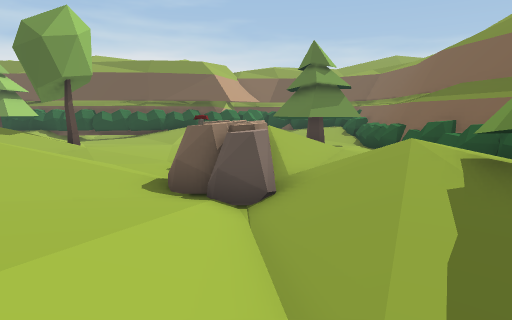
[1] (above)

24 first-person views from a walk through a 3-D level made in the Unity game engine. The camera is 1.4 m above the floor, tilts 8° down and sees 75° across. The floor is counted in squares, 1 m on a side. Each view is taken from the middle of a square. On the plan, view 1 faces up. The plan holds only what a view shows up to about 15 squares ahead; the rest is blank. The place goes on beyond the plan.

[2]
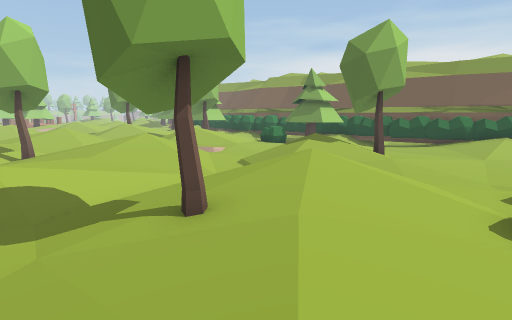

[3]
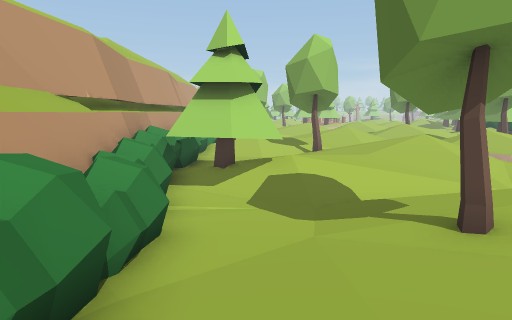

[4]
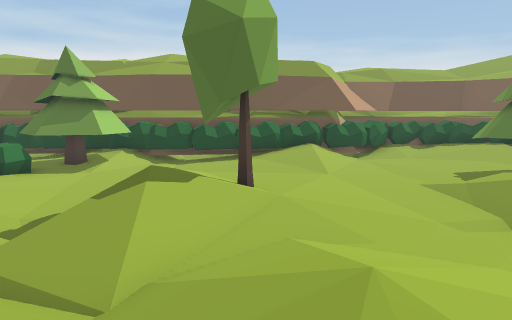

[5]
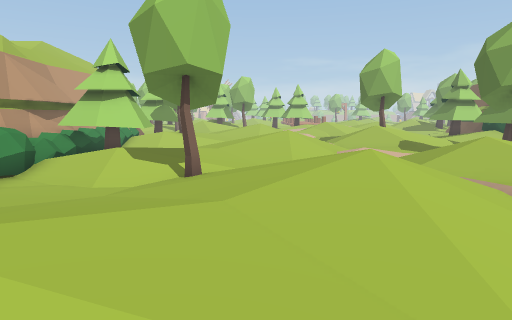

[6]
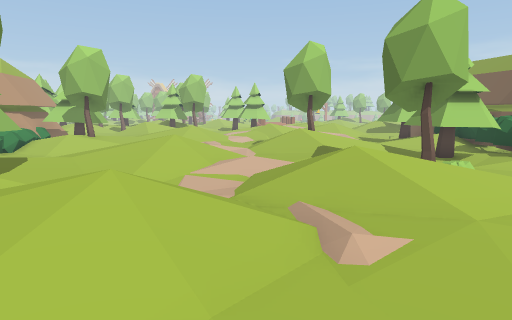

[7]
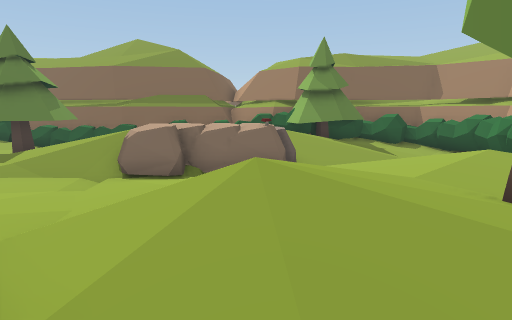

[8]
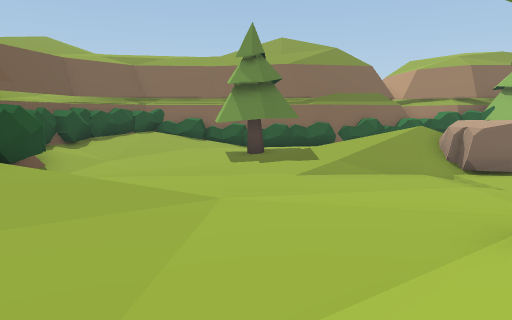

[9]
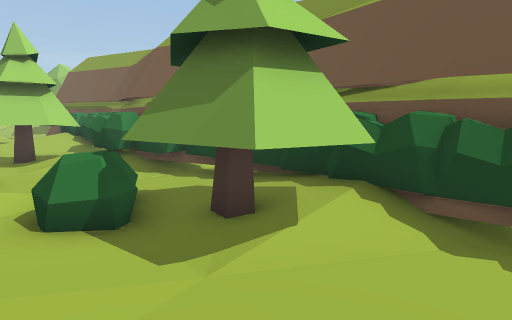

[10]
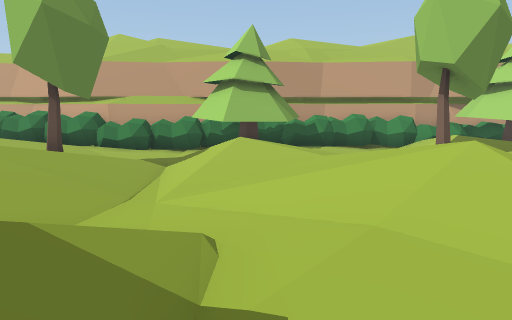

[11]
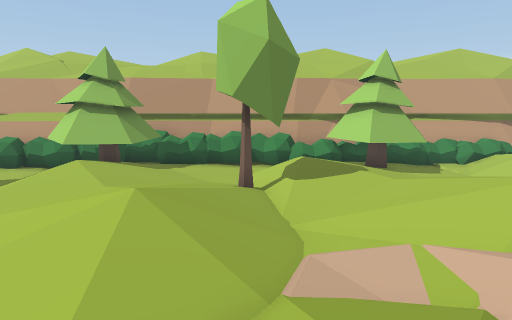

[12]
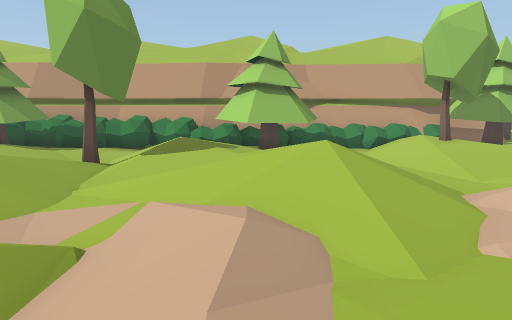

[13]
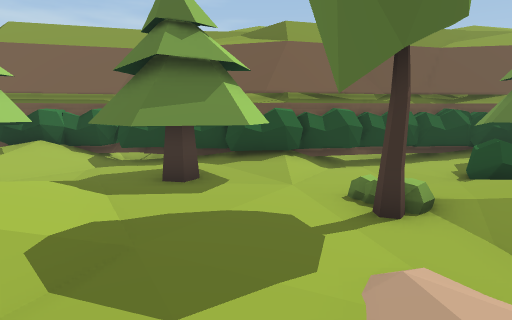

[14]
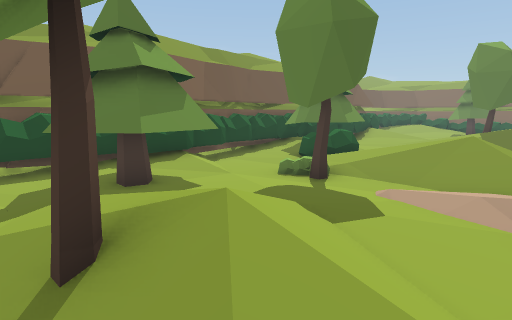

[15]
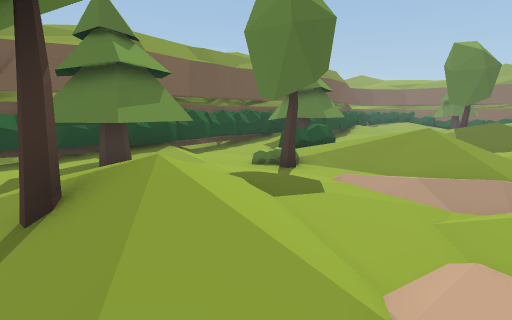

[16]
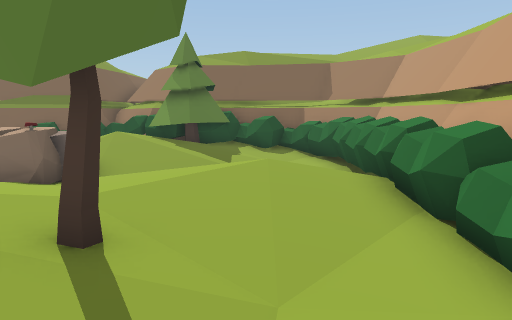

[17]
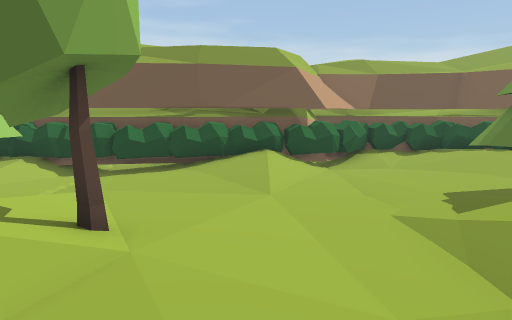

[18]
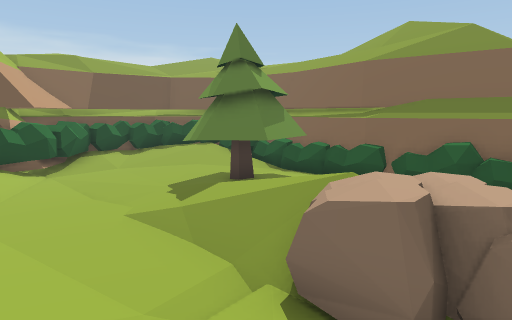

[19]
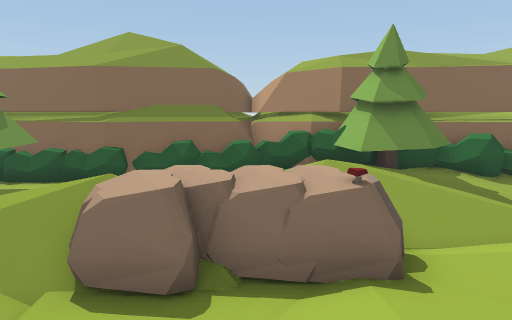

[20]
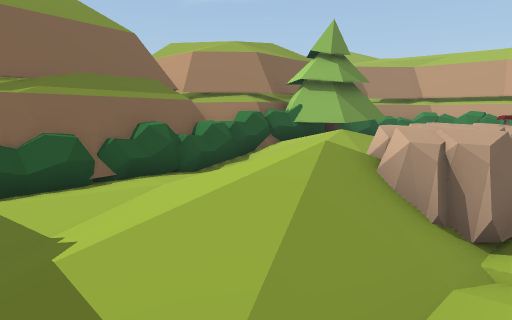

[21]
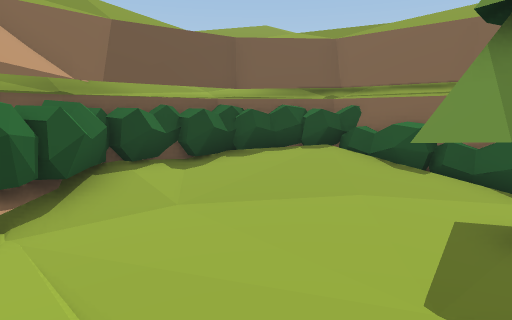

[22]
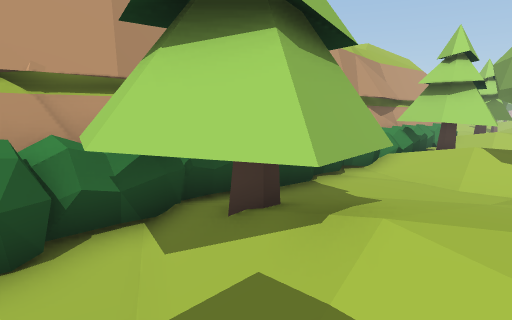

[23]
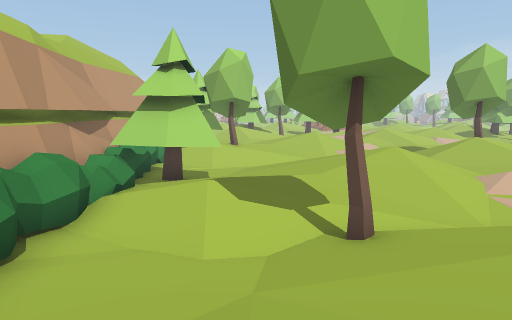

[24]
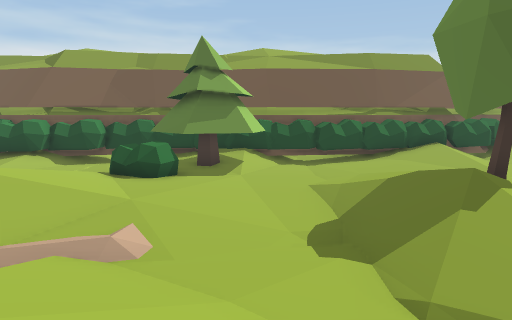

### Floor plan
Key: @ floor where view 1 was taken; # wall or solid block; . main floor; : floor 0.25 m higher than the main floor; + floor 0.5 m higher than the main floor; * floor 0.75 m higher than the main floor; % floor 1 m higher than the main floor; / step, stairs or slope; = window, fence, low wall or low ledge; ^ raised ledge; T tree; B bush; R rock; O other object.
Columns run from 25 left of view 1 to 7 right of it. Each row starts with its distance up from view 1.
 23                             ^^^
 22                         ##B^^^^
 21                        ###B##^#^
 20                     #####BB/BB#^
 19 B##########B#########B#BB.::+BB##
 18 BBBBB##BBBBBBBBBBBBBB+//...:++B##
 17 /..BBBBB...TTTT....::+/....::+B^#
 16 ..TTTT/....TTTT....:::/....:::B#
 15 ..TTTT....BBBTT...........TTTTB#
 14  //TTT.../.B...../......./TTTT##
 13  //:::.O///::...///::..../TTTBB#
 12 ////::..////::..//#::...///::.B#
 11 ##//::..////::..//OO:...////:B##
 10 #O//::://///:...////:...////::##
  9 ////../:///:/...///:....R///:.B#
  8 ///..//://////:.//////:.RR/...B#
  7 . :.///:../////:../////.RR/ //B##
  6   //////:.//%*+/..//%///RR////B#^
  5  ..//%*+:.//**+::.//**+:RR//*TB^^
  4 :.. /**+::/+++:::./+++:::./*TBB#^
  3 ::. ++++::O:+:+++//OO+++/./+TTT#
  2 :/./:::++OO:::++//.:::++//:::TB#
  1 +/..:::++//..:++T/...:+*/ .::BB#
  0 O//..TT++//..:TTTT...:++/@ .:B##
 -1 #//.TTTT+/...:TTTT..BBB: BBBBB##
 -2 O/..T TBBB.BBBBBBBBBBBBBBBBBB##
 -3 =BBBBB#B#BBBBBBBB#############
 -4 #######^^#########

Positions as (right, up) in squares from view 1, and headings:
1: (0, 0), facing up
2: (-1, 0), facing up-left
3: (-1, 0), facing left
4: (-6, 4), facing up
5: (-7, 4), facing left
6: (-9, 8), facing left
7: (-9, 6), facing right
8: (-9, 14), facing right
9: (-9, 13), facing up-left
10: (-10, 11), facing down
11: (-15, 11), facing down
12: (-19, 11), facing down
13: (-20, 8), facing up
14: (-25, 8), facing up-right
15: (-25, 7), facing up-right
16: (-8, 1), facing right
17: (-4, 7), facing up
18: (-4, 7), facing up-right
19: (-5, 7), facing right
20: (-2, 13), facing down-right
21: (-2, 14), facing up-right
22: (-7, 2), facing down-left
23: (-10, 1), facing left
24: (-11, 5), facing up
